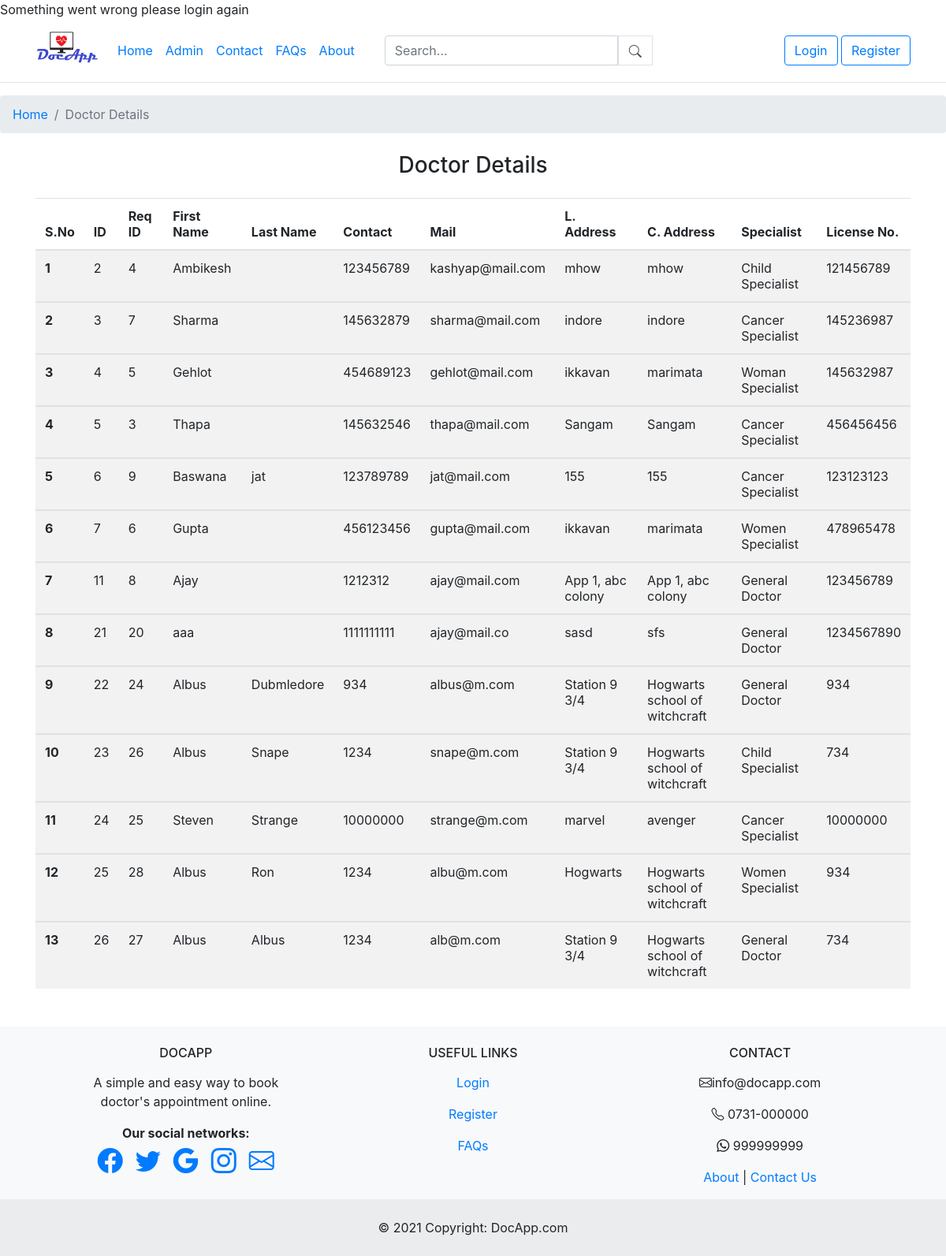
/doctorDetails.php, run on the app's committed database.
### tables this page shows
CREATE TABLE `doc_info` (
  `d_id` int(11) NOT NULL,
  `d_req_id` int(11) NOT NULL,
  `d_mail` varchar(255) NOT NULL,
  `d_first_name` varchar(255) NOT NULL,
  `d_last_name` varchar(255) NOT NULL,
  `d_password` varchar(255) NOT NULL,
  `d_address` varchar(255) NOT NULL,
  `d_clinic_address` varchar(255) NOT NULL,
  `d_contact` int(10) NOT NULL,
  `d_specialist` varchar(255) NOT NULL,
  `licence_no` int(11) NOT NULL,
  `d_balance` int(11) NOT NULL DEFAULT 0,
  `self_status` varchar(10) NOT NULL DEFAULT 'A',
  `admin_permission` varchar(10) NOT NULL DEFAULT 'G',
  `role` varchar(6) NOT NULL DEFAULT 'doctor'
);

CREATE TABLE `footer_contact_info` (
  `contact_id` int(11) NOT NULL,
  `email` varchar(255) NOT NULL,
  `local_no` varchar(11) NOT NULL,
  `mobile_no` int(11) NOT NULL,
  `whatsapp_no` int(11) NOT NULL,
  `facebook` varchar(255) NOT NULL,
  `twitter` varchar(255) NOT NULL,
  `google` varchar(255) NOT NULL,
  `insta` varchar(255) NOT NULL
);

### doctorDetails.php (the view, shortened to what this page needs)
 <!DOCTYPE html>
<html lang="en">
<head>
</head>
<body>
<header>
    <?php include('navbar.php');?>
</header>
<nav aria-label="breadcrumb">
    <ol class="breadcrumb">
    <?php
    if ($_SESSION)
    {
        if ($_SESSION['role'] == 'admin')
            echo '<li class="breadcrumb-item"><a href="admin_session.php">Home</a></li>';
        elseif ($_SESSION['role'] == 'doctor')
          echo '<li class="breadcrumb-item"><a href="doctor_session.php">Home</a></li>';
        elseif ($_SESSION['role'] == 'patient')
          echo '<li class="breadcrumb-item"><a href="user_session.php">Home</a></li>';
    }
    else
    {
        echo '<li class="breadcrumb-item"><a href="index.php">Home</a></li>';
    }
    ?>
        <li class="breadcrumb-item active" aria-current="page">Doctor Details</li>
    </ol>
  </nav>
<?php
    include('dbconn.php');
    $sql = "SELECT * FROM doc_info";
	$result = mysqli_query($connect,$sql);
	$count = mysqli_num_rows($result);
?>
  <?php
  if($count>=1){
?>
<div class="container text-center">
    <div class="d-grid gap-2 col-6 mx-auto my-4">
        <h3>Doctor Details</h3>
    </div>
</div>
<div class="container">
  <table class="table table-hover table-striped">
  <thead>
    <tr>
      <th scope="col">S.No</th>
      <th scope="col">ID</th>
      <th scope="col">Req ID</th>
      <th scope="col">First Name</th>
      <th scope="col">Last Name</th>
      <th scope="col">Contact</th>
      <th scope="col">Mail</th>
      <th scope="col">L. Address</th>
      <th scope="col">C. Address</th>
      <th scope="col">Specialist</th>
      <th scope="col">License No.</th>
    </tr>
  </thead>
  <?php
  $c=1;
  while($row=mysqli_fetch_array($result)){
      ?>
  <tbody>
    <tr>
      <th scope="row"><?php echo $c ; ?></th>
      <td><?php echo $row['d_id'] ; ?></td>
      <td><?php echo $row['d_req_id'] ; ?></td>
      <td><?php echo $row['d_first_name'] ; ?></td>
      <td><?php echo $row['d_last_name'] ; ?></td>
      <td><?php echo $row['d_contact'] ; ?></td>
      <td><?php echo $row['d_mail'] ; ?></td>
      <td><?php echo $row['d_address'] ; ?></td>
      <td><?php echo $row['d_clinic_address'] ; ?></td>
      <td><?php echo $row['d_specialist'] ; ?></td>
      <td><?php echo $row['licence_no'] ; ?></td>
    </tr>
    </tbody>
    <?php $c=$c + 1; }
     ?>
</table>
<?php
}
?>
</div>
  <footer>
    <?php include('footer.php');?>
</footer>
</body>
</html>

### footer.php (shortened to what this page needs)
<?php
include"dbconn.php";
$sql="SELECT * FROM footer_contact_info WHERE contact_id='1'";
$sql_run=mysqli_query($connect,$sql);
$num_row=mysqli_num_rows($sql_run);
if($num_row == 1)
    {
        $result = mysqli_fetch_array($sql_run,MYSQLI_ASSOC);
        $email = $result['email'];
        $local_no = $result['local_no'];
        $whatsapp_no = $result['whatsapp_no'];
        $facebook = $result['facebook'];
        $twitter = $result['twitter'];
        $google = $result['google'];
        $insta= $result['insta'];
}
?>
<link rel="stylesheet" href="https://maxcdn.bootstrapcdn.com/bootstrap/4.0.0/css/bootstrap.min.css"
>
<link rel="stylesheet" href="https://cdn.jsdelivr.net/npm/bootstrap-icons@1.5.0/font/bootstrap-icons.css">
<footer class="text-center text-lg-start bg-light">
  <section class="">
    <div class="container text-center text-md-start mt-5">
      <div class="row mt-3">
        <div class="col-md-3 col-lg-4 col-xl-3 mx-auto mb-4 mt-4">
          <h6 class="text-uppercase fw-bold mb-3">
            <i class="fas fa-gem me-3"></i>DocApp
          </h6>
          <p>
            A simple and easy way to book doctor's appointment online.
          </p>
        <div class="fw-bold ">
      <span><b>Our social networks:</b></span>
    </div>
    <div class="d-flex justify-content-center">
      <a href="#<?php echo $facebook; ?>" class="me-4 text-reset">
        <i class="bi bi-facebook px-2 "  aria-label="Facebook" style="font-size: 2rem;"></i>
      </a>
      <a href="#<?php echo $twitter; ?>" class="me-4 text-reset">
        <i class="bi bi-twitter px-2" aria-label="Twitter" style="font-size: 2rem;"></i>
      </a>
      <a href="#<?php echo $google; ?>" class="me-4 text-reset">
        <i class="bi bi-google px-2" aria-label="Google" style="font-size: 2rem;"></i>
      </a>
      <a href="#<?php echo $insta; ?>" class="me-4 text-reset">
        <i class="bi bi-instagram px-2" aria-label="Instagram" style="font-size: 2rem;"></i>
      </a>
      <a href="mailto:" class="me-4 text-reset">
        <i class="bi bi-envelope px-2" aria-label="Mail" style="font-size: 2rem;"></i>
      </a>
    </div>
        </div>
        <div class="col-md-3 col-lg-2 col-xl-2 mx-auto mb-4 mt-4">
          <h6 class="text-uppercase fw-bold mb-3">
            Useful links
          </h6>
          <?php  if ($_SESSION)
              { }
              else
              {
                ?>
          <p>
            <a  href="login.php" class="text-reset">Login</a>
          </p>
          <p>
            <a href="register.php" class="text-reset">Register</a>
          </p>
          <?php }?>
          <p>
            <a href="faq.php" class="text-reset">FAQs</a>
          </p>
        </div>
        <div class="col-md-4 col-lg-3 col-xl-3 mx-auto mb-md-0 mb-4 mt-4">
          <h6 class="text-uppercase fw-bold mb-3">
            Contact
          </h6>
          <p><i class="bi bi-envelope"></i></i><?php echo $email; ?></p>
          <p><i class="bi bi-telephone"></i></i> <?php echo $local_no; ?></p>
          <p><i class="bi bi-whatsapp"></i> <?php echo $whatsapp_no; ?></p><p>
            <a href="about.php" class="text-reset">About </a> | <a href="contact.php" class="text-reset">Contact Us</a>
          </p>
        </div>
      </div>
    </div>
  </section>
 <div class="text-center p-4" style="background-color: rgba(0, 0, 0, 0.05);">
    © 2021 Copyright:
    <a class="text-reset fw-bold">DocApp.com</a>
  </div>
</footer>

### data on the page
doc_info: d_id "2", d_req "4", d_first_name "Ambikesh", d_contact "123456789", d_mail "kashyap@mail.com", d_address "mhow", d_clinic_address "mhow", d_specialist "Child Specialist", licence_no "121456789"
doc_info: d_id "3", d_req "7", d_first_name "Sharma", d_contact "145632879", d_mail "sharma@mail.com", d_address "indore", d_clinic_address "indore", d_specialist "Cancer Specialist", licence_no "145236987"
doc_info: d_id "4", d_req "5", d_first_name "Gehlot", d_contact "454689123", d_mail "gehlot@mail.com", d_address "ikkavan", d_clinic_address "marimata", d_specialist "Woman Specialist", licence_no "145632987"
doc_info: d_id "5", d_req "3", d_first_name "Thapa", d_contact "145632546", d_mail "thapa@mail.com", d_address "Sangam", d_clinic_address "Sangam", d_specialist "Cancer Specialist", licence_no "456456456"
doc_info: d_id "6", d_req "9", d_first_name "Baswana", d_last_name "jat", d_contact "123789789", d_mail "jat@mail.com", d_address "155", d_clinic_address "155", d_specialist "Cancer Specialist", licence_no "123123123"
doc_info: d_id "7", d_req "6", d_first_name "Gupta", d_contact "456123456", d_mail "gupta@mail.com", d_address "ikkavan", d_clinic_address "marimata", d_specialist "Women Specialist", licence_no "478965478"
doc_info: d_id "11", d_req "8", d_first_name "Ajay", d_contact "1212312", d_mail "ajay@mail.com", d_address "App 1, abc colony", d_clinic_address "App 1, abc colony", d_specialist "General Doctor", licence_no "123456789"
doc_info: d_id "21", d_req "20", d_first_name "aaa", d_contact "1111111111", d_mail "ajay@mail.co", d_address "sasd", d_clinic_address "sfs", d_specialist "General Doctor", licence_no "1234567890"
doc_info: d_id "22", d_req "24", d_first_name "Albus", d_last_name "Dubmledore", d_contact "934", d_mail "albus@m.com", d_address "Station 9 3/4", d_clinic_address "Hogwarts school of witchcraft", d_specialist "General Doctor", licence_no "934"
doc_info: d_id "23", d_req "26", d_first_name "Albus", d_last_name "Snape", d_contact "1234", d_mail "snape@m.com", d_address "Station 9 3/4", d_clinic_address "Hogwarts school of witchcraft", d_specialist "Child Specialist", licence_no "734"
doc_info: d_id "24", d_req "25", d_first_name "Steven", d_last_name "Strange", d_contact "10000000", d_mail "strange@m.com", d_address "marvel", d_clinic_address "avenger", d_specialist "Cancer Specialist", licence_no "10000000"
doc_info: d_id "25", d_req "28", d_first_name "Albus", d_last_name "Ron", d_contact "1234", d_mail "albu@m.com", d_address "Hogwarts", d_clinic_address "Hogwarts school of witchcraft", d_specialist "Women Specialist", licence_no "934"
doc_info: d_id "26", d_req "27", d_first_name "Albus", d_last_name "Albus", d_contact "1234", d_mail "alb@m.com", d_address "Station 9 3/4", d_clinic_address "Hogwarts school of witchcraft", d_specialist "General Doctor", licence_no "734"
footer_contact_info: email "info@docapp.com", local_no "0731-000000", whatsapp_no "999999999"
